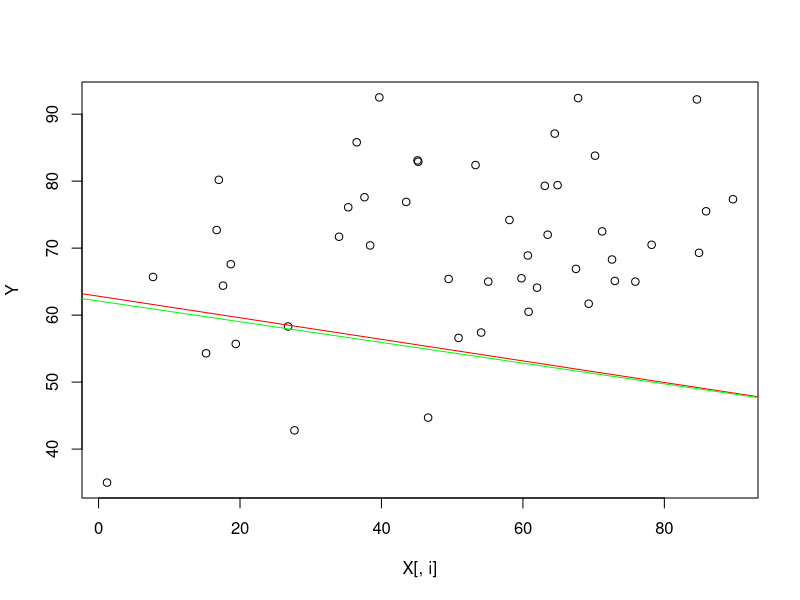
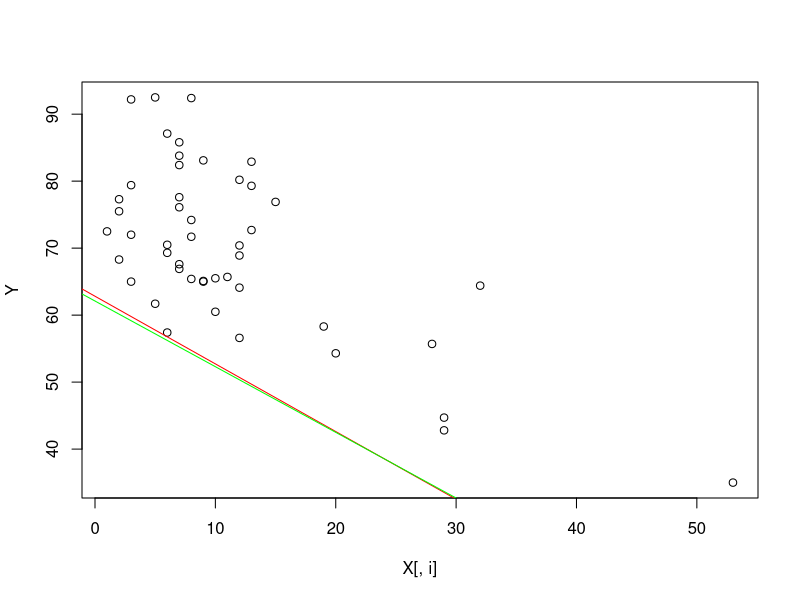
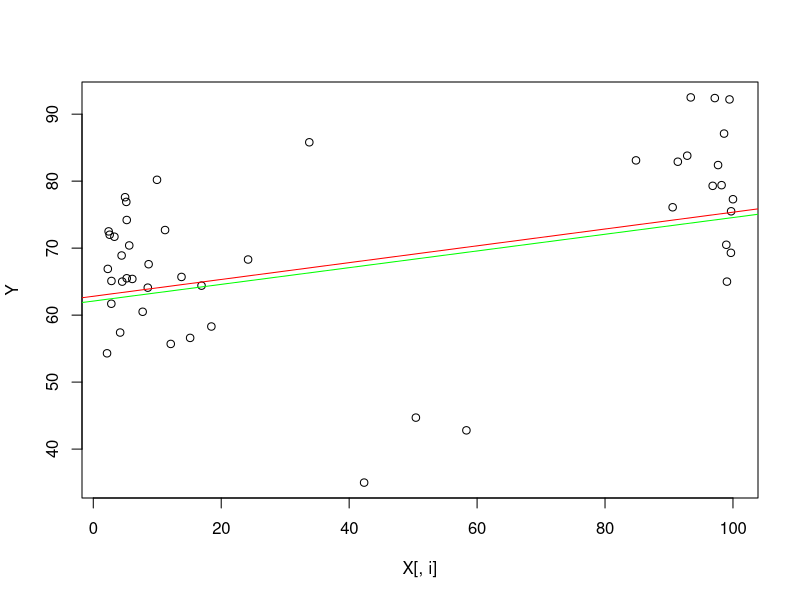
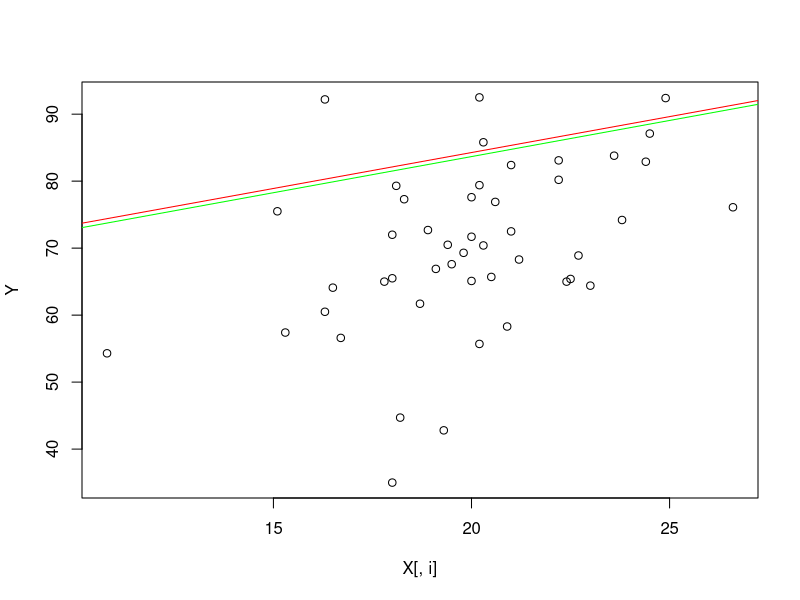

Recreate these plots in R, in order.
library(readxl)

# folding indexes, returns start indexes for each fold
indexes <- function(n,k){
  s = floor(n/k)
  indexes = matrix(1,k,2)
  for(i in 1:k){
    indexes[i,1] = (i-1) * s
    indexes[i,2] = i * s -1
  }
  indexes = indexes +1
  indexes[k,2] = n
  return(indexes)
}

binary_permutations <- function(n){
  indexes = matrix(0,2^n-1,n)
  for(i in 1:2^n-1){
    indexes[i,] = as.numeric(intToBits(i))[1:n]
  }
  return(indexes)
}

k_fold <- function(X,Y,K){
  n = nrow(X)
  fold_errors = matrix(0,K,1)
  fold_weights = matrix(0,K,(ncol(X)+1))
  indexes = indexes(n,K)
  for( i in 1:K){
    test_fold_indexes = indexes[i,1]:indexes[i,2]
    train_fold_indexes = (1:n)[-test_fold_indexes]
    
    test_y = Y[test_fold_indexes]
    test_x = X[test_fold_indexes,]
    train_x = X[train_fold_indexes,]
    train_y = Y[train_fold_indexes]
    result = linear_regression(as.matrix(train_x), train_y,as.matrix(test_x),test_y)
    fold_errors[i,] = result$err
    fold_weights[i,] = result$param
  }

  return (list(weights=colMeans(fold_weights), err=fold_errors))
}
best_subset <- function(X,Y,K){
  n = nrow(X)
  
  binary_permutations = binary_permutations(ncol(X))
  n_combinations = nrow(binary_permutations)
  
  combination_errors = matrix(Inf,n_combinations,1)
  combination_weights = c()
  combination_index = 0
  for(combination in 1:n_combinations){
    current_features = which(binary_permutations[combination,] == 1)
    filtered_x = as.matrix(X[current_features])
    k_fold = k_fold(filtered_x,Y,K)
    combination_errors[combination,] = mean(k_fold$err)
    best_combination_index = which.min(combination_errors)

    if(best_combination_index == combination){
      combination_weights = k_fold$weights
      combination_index = best_combination_index
    }
  }

  return(list(indexes=which(binary_permutations[combination_index,] == 1), weights=combination_weights, err=combination_errors[combination_index,]))
}

 # Linear regression between two samples, one as x-values and one as y-values
 linear_regression <- function(x_train,y_train,x_test,y_test){
    x_train = cbind(matrix(1,nrow(x_train),1),x_train)
    x_test = cbind(matrix(1,nrow(x_test),1),x_test)
    w = solve(t(x_train) %*% x_train) %*% t(x_train) %*% y_train
    w = as.vector(w)
    pY = x_test %*% w
    errors = sum((y_test - pY)^2)
   return(list(param=w, pred=pY, err=errors))
 }

 
data = swiss
set.seed(12345)
s = sample(1:nrow(data),nrow(data))
data = data[s,]
# ============
#fold_indexes(nrow(data),5)

X = data[,2:ncol(data)]
Y = as.matrix(data$Fertility)
best_features = best_subset(X,Y,5)
print(best_features)
X = X[,best_features$indexes]
print(X)
model = linear_regression(x_train = as.matrix(X),y_train = Y,x_test = as.matrix(X),y_test = Y)
for(i in 1:ncol(X)){
  plot(X[,i],Y)
  # From best_features
  abline(best_features$weights[1],best_features$weights[i+1],col="Red")
  # From new regression
  abline(model$param[1],model$param[i+1],col="Green")
  
}
